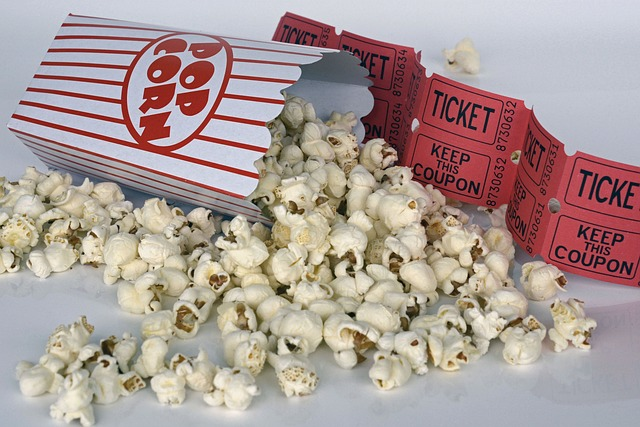
#> input picture images/ticketing.jpg, 640 x 427 px
$ python imageCompressor.py
#> lines starting #> are read from the running program, lines starting #| are printed output that depends on the picture
from PIL import Image
img = Image.open('images/ticketing.jpg')
#> img is the input picture: PIL image 640x427 RGB; mean R, G, B 172.1, 155.3, 150.9
img.save('optimize-ticketing.jpg', optimize = True, quality = 50)

img = Image.open('images/attendee.jpg')
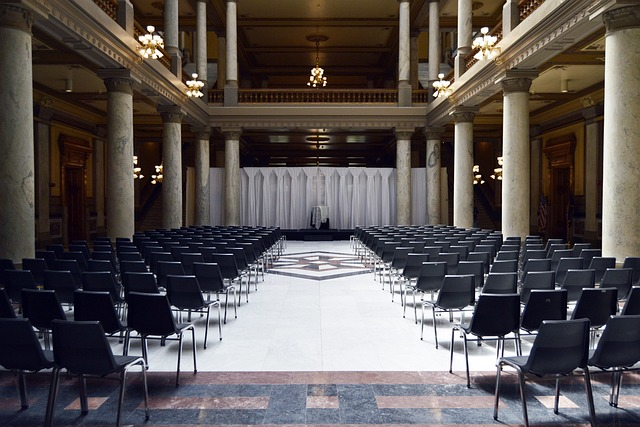
#> input picture images/attendee.jpg, 640 x 427 px
#> img is the input picture: PIL image 640x427 RGB; mean R, G, B 91, 84.6, 83.4
img.save('optimize-attendee.jpg', optimize = True, quality = 30)

img = Image.open('images/event.jpg')
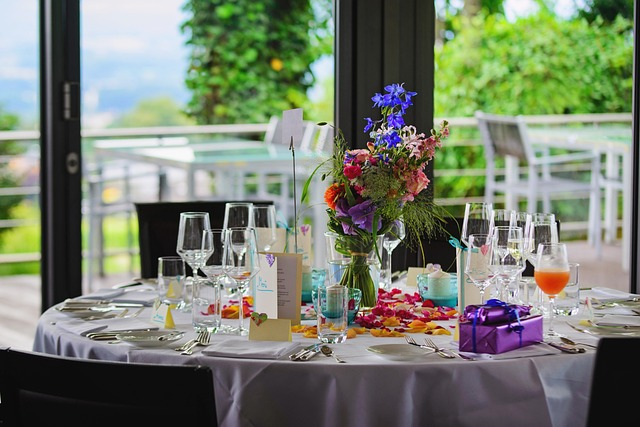
#> input picture images/event.jpg, 640 x 427 px
#> img is the input picture: PIL image 640x427 RGB; mean R, G, B 119.6, 126.7, 110.7
img.save('optimize-event.jpg', optimize = True, quality = 50)

#> (the run stopped early here; a loop or call above may not have finished)
